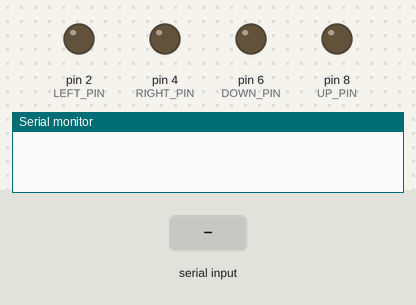
A sketch run on a simulated Arduino Uno, built with avr-gcc and run on an emulated ATmega328P. On the bench: output pins drawn as LEDs (lit = HIGH), the last lines printed to the serial monitor. Inputs (shaded band) come from the test bench.

Above: at 1.2 s.
1.3 s: "L" received over Serial
At 2.3 s:
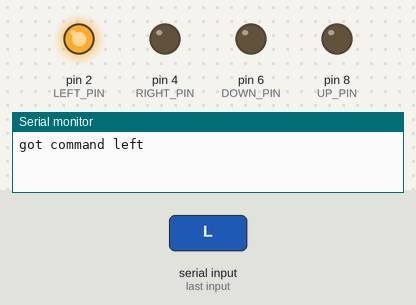
2.8 s: "R" received over Serial
At 3.6 s:
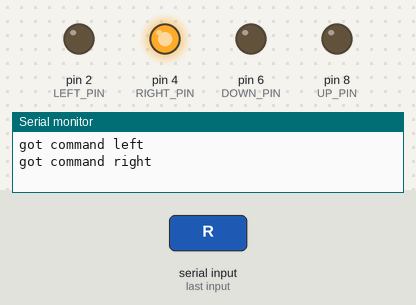
4.3 s: "U" received over Serial
At 4.8 s:
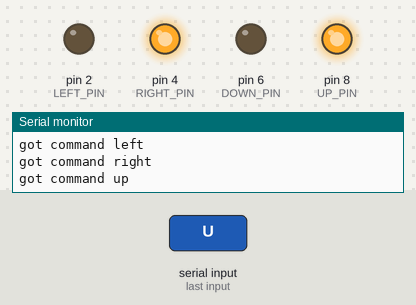
5.8 s: "D" received over Serial
At 7.0 s:
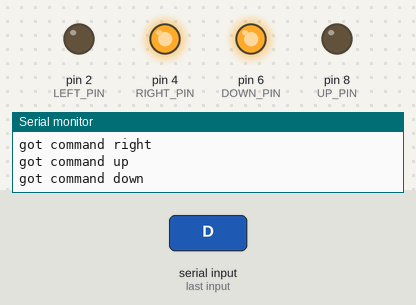
7.3 s: "l" received over Serial
At 8.1 s:
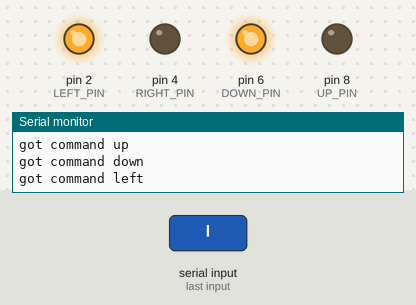
8.8 s: "u" received over Serial
At 9.3 s:
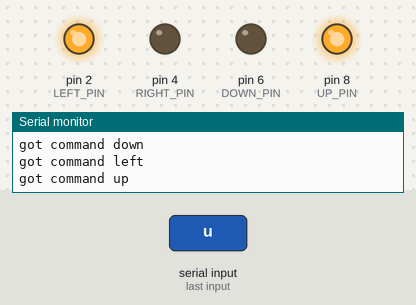
Timing chart, 0 to 11.3 s (numbered marks = the images above; inputs shaded):
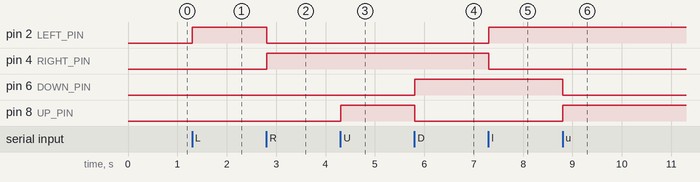

The sketch:

shark2.ino
```cpp
/*
 * Protocol:
 * accepted characters: [LlRrUuDdSs]
 *   (left/right/up/down/reset)
 * any direction is sent to the fish until the opposite
 * direction or reset is received
 */


#define LEFT_PIN  2
#define RIGHT_PIN 4
#define UP_PIN    8
#define DOWN_PIN  6

int horizontal = 0; // 0-None, 1-left, 2-right
int vertical = 0; // 0-None, 1-up, 2-down

void setup() {
  Serial.begin(9600);
  pinMode(LEFT_PIN, OUTPUT);
  pinMode(RIGHT_PIN, OUTPUT);
  pinMode(UP_PIN, OUTPUT);
  pinMode(DOWN_PIN, OUTPUT);
}

void loop() {
  if(Serial.available() > 0) {
    char in = Serial.read();

    switch (in) {
      case 'S': case 's':
        horizontal=0;
        vertical=0;
        Serial.println("reset controls to 0");
        break;
      case 'L': case 'l':
        horizontal = (horizontal==1) ? 0 : 1;
        Serial.println("got command left");
        break;
      case 'R': case 'r':
        horizontal = (horizontal==2) ? 0 : 2;
        Serial.println("got command right");
        break;
      case 'U': case 'u':
        vertical = (vertical==1) ? 0 : 1;
        Serial.println("got command up");
        break;
      case 'D': case 'd':
        vertical = (vertical==2) ? 0 : 2;
        Serial.println("got command down");
        break;
    }

    if(horizontal == 1)
      setLeft();
    else if(horizontal == 2)
      setRight();
    else
      resetHorizontal();

    if(vertical == 1)
      setUp();
    else if(vertical == 2)
      setDown();
    else
      resetVertical();


  }
  delay(10);
}


void setLeft() {
  digitalWrite(RIGHT_PIN, LOW);
  digitalWrite(LEFT_PIN, HIGH);
}

void setRight() {
  digitalWrite(LEFT_PIN, LOW);
  digitalWrite(RIGHT_PIN, HIGH);
}

void resetHorizontal() {
  digitalWrite(RIGHT_PIN, LOW);
  digitalWrite(LEFT_PIN, LOW);
}

void setUp() {
  digitalWrite(DOWN_PIN, LOW);
  digitalWrite(UP_PIN, HIGH);
}

void setDown() {
  digitalWrite(UP_PIN, LOW);
  digitalWrite(DOWN_PIN, HIGH);
}

void resetVertical() {
  digitalWrite(UP_PIN, LOW);
  digitalWrite(DOWN_PIN, LOW);
}
```

Measured:
- after the input at 1.3 s, pin 2 (LEFT_PIN): LOW → HIGH at once
- after the input at 2.8 s, pin 2 (LEFT_PIN): HIGH → LOW at once; pin 4 (RIGHT_PIN): LOW → HIGH at once
- after the input at 4.3 s, pin 8 (UP_PIN): LOW → HIGH at once
- after the input at 5.8 s, pin 6 (DOWN_PIN): LOW → HIGH at once; pin 8 (UP_PIN): HIGH → LOW at once
- after the input at 7.3 s, pin 2 (LEFT_PIN): LOW → HIGH at once; pin 4 (RIGHT_PIN): HIGH → LOW at once
- after the input at 8.8 s, pin 6 (DOWN_PIN): HIGH → LOW at once; pin 8 (UP_PIN): LOW → HIGH at once
